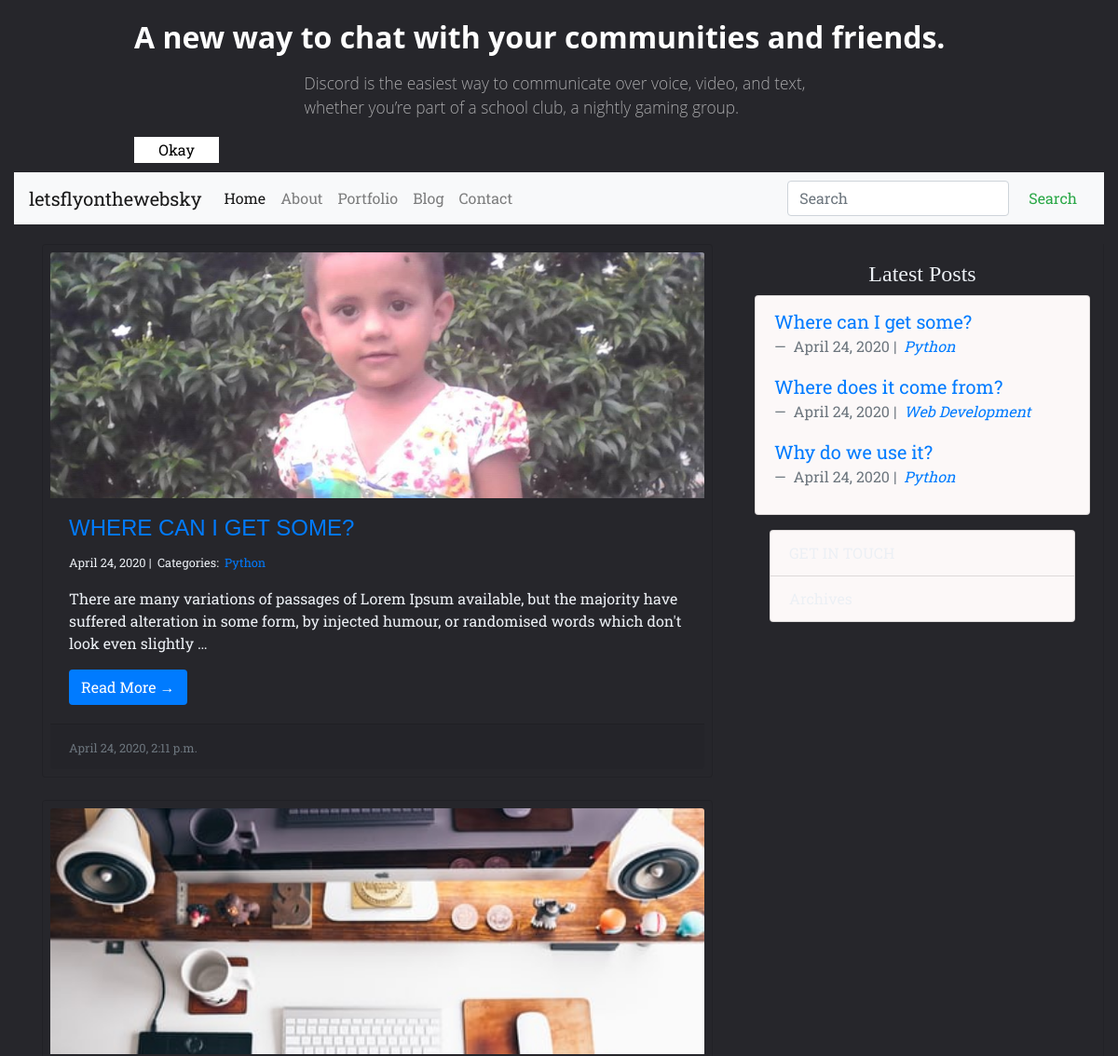
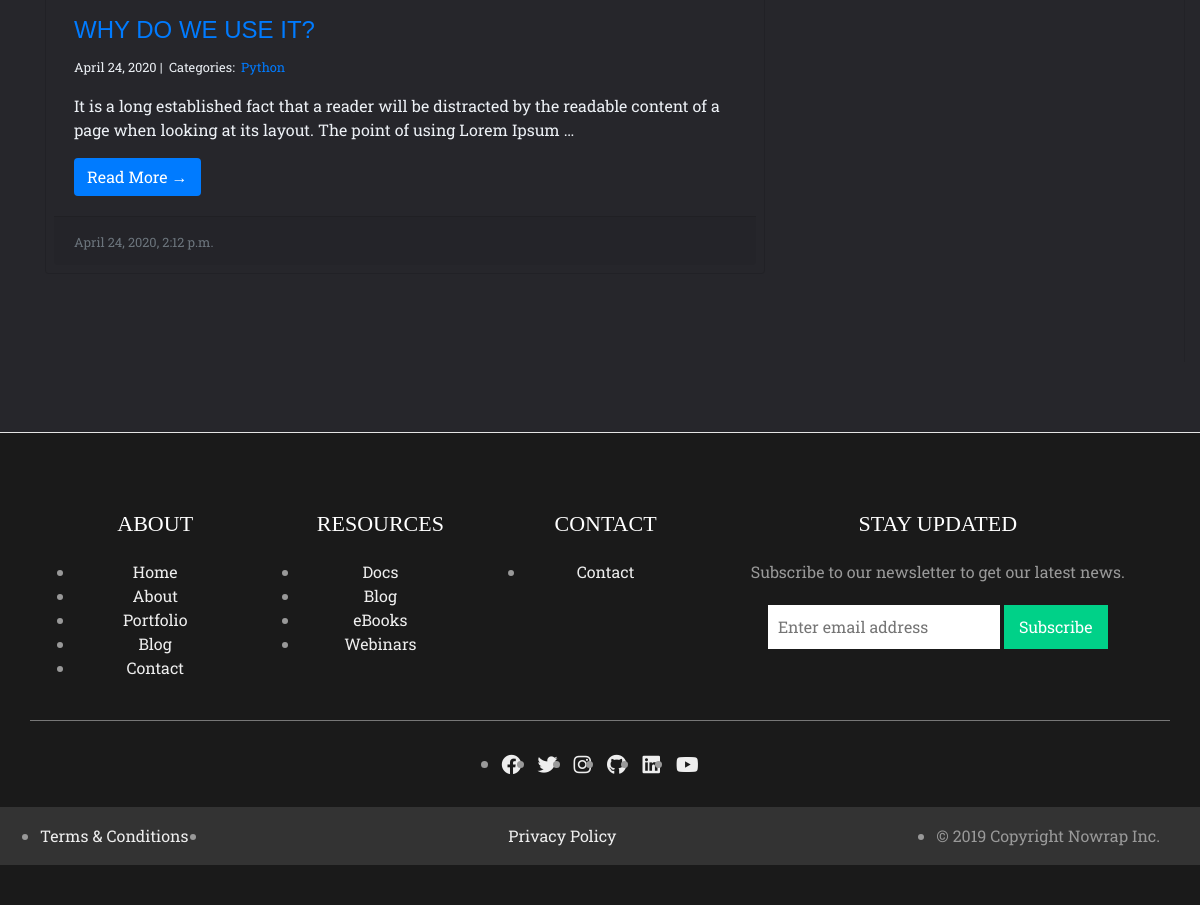
The app's page /blog/Python with its own data (2 pictures, top to bottom).
### blog/models.py (models this page shows, shortened)
class Post(models.Model):
    main_image      = models.ImageField(upload_to='images/', blank=True)
    title           = models.CharField(max_length=255)
    slug            = models.SlugField(null=False, unique=True)
    body            = models.TextField()
    created_on      = models.DateTimeField(auto_now_add=True)
    status          = models.IntegerField(choices=STATUS, default=0)
    last_modified   = models.DateTimeField(auto_now=True)
    categories      = models.ManyToManyField('Category', related_name='posts')
    read_time       = models.IntegerField(default=0)
    number_of_views = models.IntegerField(default=0, null=True, blank=True)
    number_of_likes = models.IntegerField(default=0, null=True, blank=True)
    objects = models.Manager()
    class Meta:
        ordering = ['-created_on']

class Category(models.Model):
    name = models.CharField(max_length=20, db_index=True,unique=True)
    objects = models.Manager()

### blog/views.py (the view)
# urls.py: path('<category>', views.blog_category, name="blog_category"),
def blog_category(request, category):
    posts = Post.objects.filter(
        categories__name__contains=category
    ).order_by(
        '-created_on'
    )
    context = {
        'category': category,
        'posts': posts
    }
    return render(request, 'blog_category.html', context)

### blog/templatetags/blog_tags.py (called while the page is built)
@register.inclusion_tag('_latest_posts.html')
def latest_posts():
    posts = Post.objects.filter(status=1)[:3]
    return {'posts': posts}

### blog/templatetags/markdown_extras.py (called while the page is built)
@register.filter()
@stringfilter
def markdown(value):
    return md.markdown(value, extensions=['markdown.extensions.fenced_code'])

### blog/templates/blog_category.html
{% extends "base.html" %}
{% load markdown_extras %}
{% block page_content %}
    <div class="container">
      <div class="row">
          <div class="col-md-12 left">
            {% for post in posts %}
              <div class="card mb-4">
                {% if post.main_image %}
                  <img class="card-img-top" src="{{ post.main_image.url }}" />
                {% endif %}
                  <div class="card-body">
                      <h2 class="card-title"><a href="{% url 'blog_detail' post.slug %}">{{ post.title }}</a></h2>
                      <small>
                        {{ post.created_on.date }} |&nbsp;
                        Categories:&nbsp;
                        {% for category in post.categories.all %}
                        <a href="{% url 'blog_category' category.name %}">
                            {{ category.name }}
                        </a>&nbsp;
                        {% endfor %}
                      </small>
                      <p class="card-text">{{ post.body | markdown | safe | truncatewords:30 }}</p>
                      <a href="{% url 'blog_detail' post.slug %}" class="btn btn-primary">Read More &rarr;</a>
                  </div>
                  <div class="card-footer">
                    <small class="text-muted">{{ post.last_modified }}</small>
                  </div>
              </div>
              {% endfor %}
          </div>
      </div>
  </div>
{% endblock %}

### blog/templates/_latest_posts.html
{% for entry in posts %}
<blockquote class="blockquote">
  <p class="mb-0"><a href="{% url 'blog_detail' entry.slug %}">{{ entry.title }}</a></p>
  <footer class="blockquote-footer">
    {{ entry.created_on.date }} |&nbsp;
    <cite title="Source Title">
      {% for category in entry.categories.all %}
      <a href="{% url 'blog_category' category.name %}">
        {{ category.name }}
      </a>
      {% endfor %}
    </cite>
  </footer>
</blockquote>
{% endfor %}

### static/css/main.css (style rules this page uses)
*, *:before, *:after { margin: 0; padding: 0; -moz-box-sizing: border-box; -webkit-box-sizing: border-box; -ms-box-sizing: border-box; box-sizing: border-box; transition: 0.4s ease all; }
html { height: 100%; font-size: 100%; }
body { display: block; background: #26262b; color: #ecf0f5 }
h1, h2, h3, h4, h5, h6 { font-family: "Playfair Display", Georgia, "Times New Roman", serif; }
.btn { display: inline-block; font-weight: 400; text-align: center; white-space: nowrap; vertical-align: middle; -webkit-user-select: none; -moz-user-select: none; -ms-user-select: none; user-select: none; border: 1px solid transparent; padding: .375rem .75rem; font-size: 1rem; line-height: 1.5; border-radius: .25rem; transition: color .15s ease-in-out,background-color .15s ease-in-out,border-color .15s ease-in-out,box-shadow .15s ease-in-out; }
a { color: #007bff; text-decoration: none; background-color: transparent; -webkit-text-decoration-skip: objects; }
body, button, input { font-family: Roboto Slab; }
h2 { font: 1.5em/1 Helvetica, sans-serif; text-transform: uppercase; margin-bottom: .667em; }
p { margin-bottom: 1em; }
.card { padding: .5em; background: #26262b; -webkit-transition: all 0.3s ease; transition: all 0.3s ease; }
.card-img-top { width: 100%; height: 33vh; object-fit: cover; }

### records on screen
Post: main_image (picture), title "WHERE CAN I GET SOME?", created_on "April 24, 2020", body "There are many variations of passages of Lorem Ipsum available, but the majority have suffered alteration in some form, by injected humour, or randomised words which don't look even slightly …", last_modified "April 24, 2020, 2:11 p.m.", title "Where can I get some?"
Category: name "Python"
Post: main_image (picture), title "WHY DO WE USE IT?", created_on "April 24, 2020", body "It is a long established fact that a reader will be distracted by the readable content of a page when looking at its layout. The point of using Lorem Ipsum …", last_modified "April 24, 2020, 2:12 p.m.", title "Why do we use it?"
Post: title "Where does it come from?", created_on "April 24, 2020"
Category: name "Web Development"
